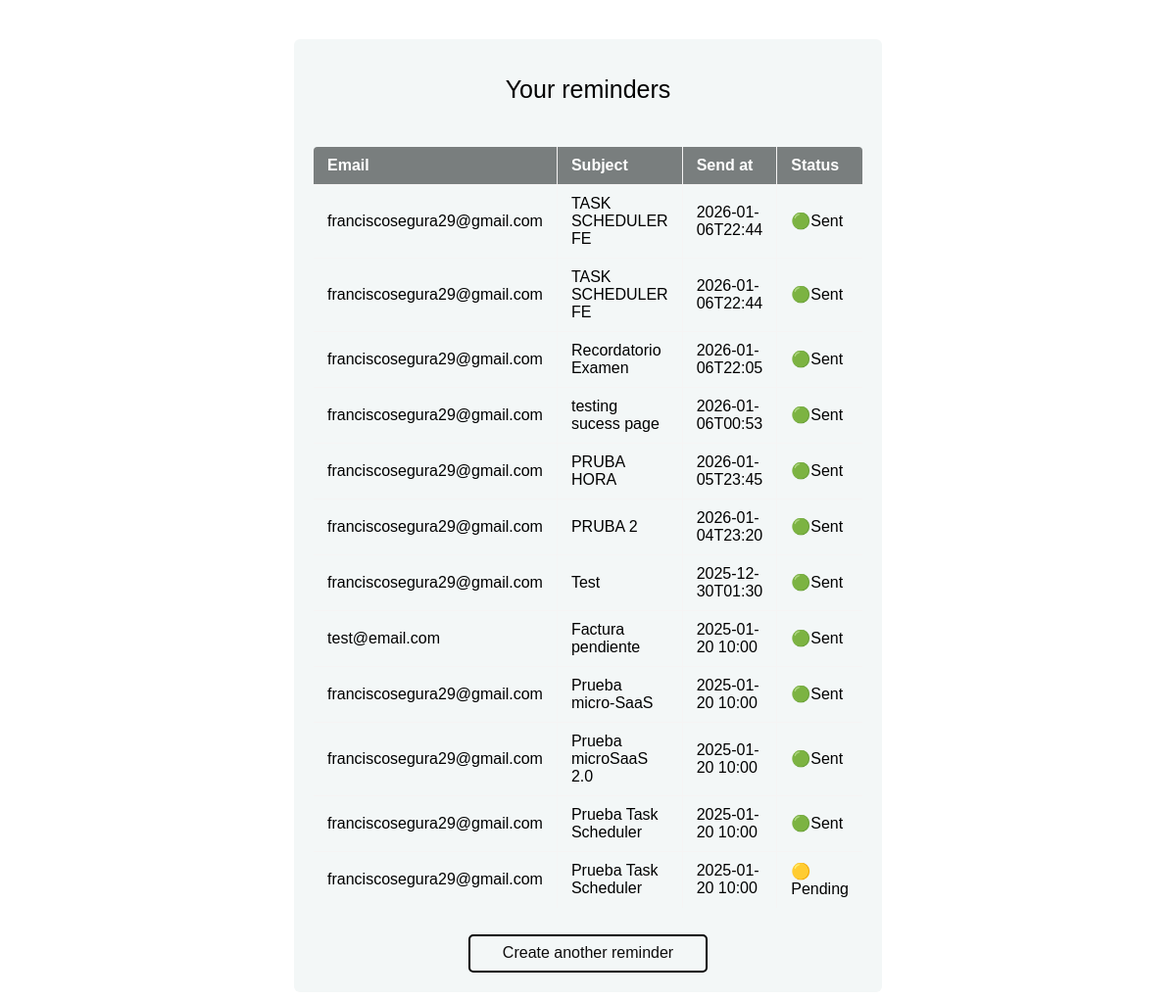
The app's page /reminders, older data.
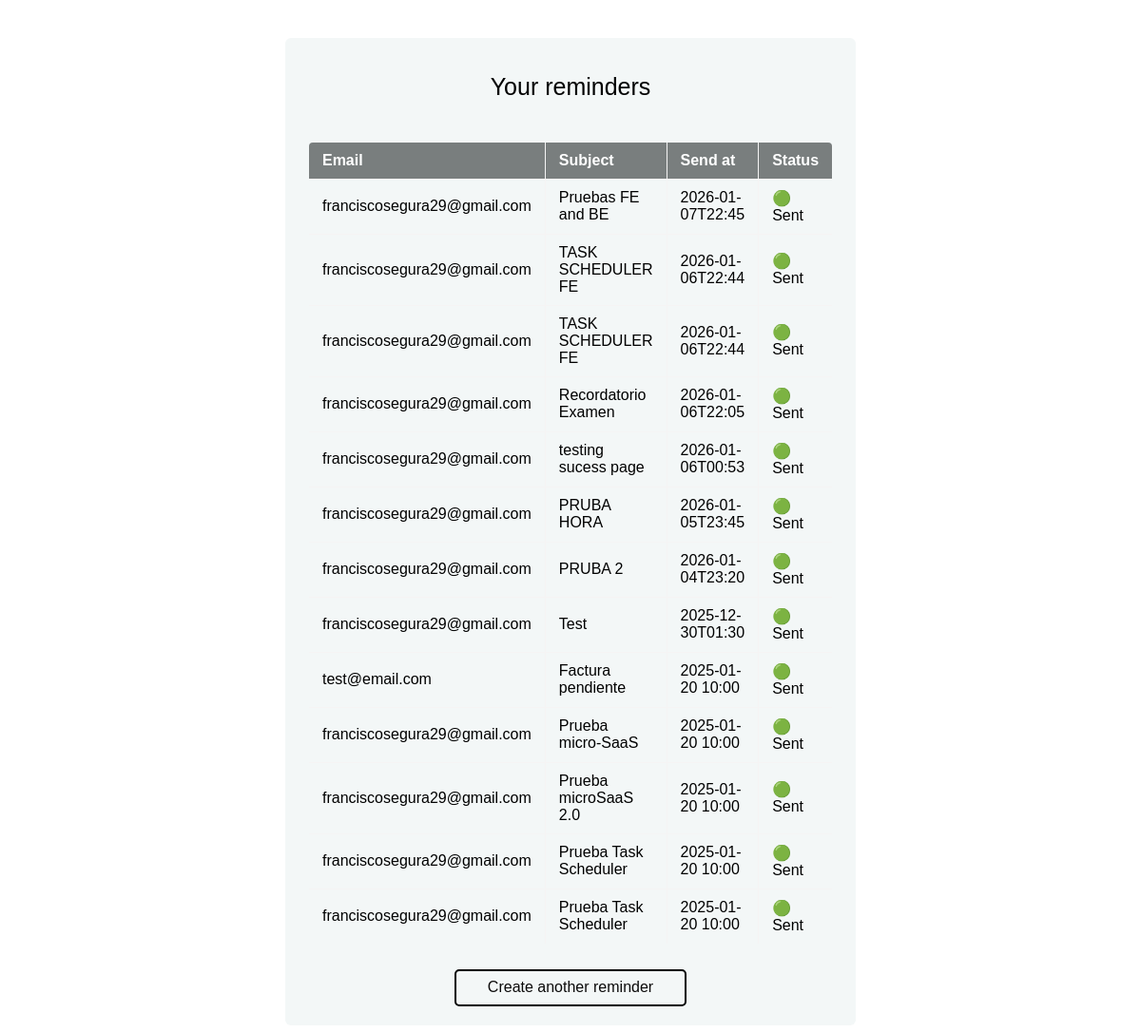
The same page, newer data.
### tables this page shows
CREATE TABLE reminders(
                            id INTEGER PRIMARY KEY AUTOINCREMENT,
                            email_to TEXT NOT NULL,
                            subject TEXT NOT NULL,
                            message TEXT NOT NULL,
                            send_at DATETIME NOT NULL,
                            sent BOOLEAN DEFAULT 0,
                            created_at DATETIME NOT NULL         
                        );

### app.py (the view)
@app.route("/reminders", methods = ["GET"])
def list_reminders():
    reminders = db_manager.get_all_reminders()
    return render_template("reminders.html", reminders= reminders)

### db.py (called while the page is built)
    def _get_connection(self):
        return sqlite3.connect(self.db_path)

    def get_all_reminders(self):
        with self._get_connection() as conn:
            cursor = conn.cursor()
            cursor.execute("""
                            SELECT email_to, subject, send_at, sent FROM reminders ORDER BY send_at DESC
                            """)
            rows = cursor.fetchall()
        return rows

### templates/reminders.html (shortened to what this page needs)
<!DOCTYPE html>
<html lang="en">
    <head>
        <link rel="stylesheet" href="{{ url_for('static', filename = 'styles.css') }}">
        <link rel="stylesheet" href="/static/styles.css">
    </head>
    <body>
        <div class="main-table-container">
            <h1>Your reminders</h1>
            <div class="table-container">
                <table border="1" cellpadding="8">
                    <thead>
                        <tr>
                            <th>Email</th>
                            <th>Subject</th>
                            <th>Send at</th>
                            <th>Status</th>
                        </tr>
                    </thead>
                    <tbody>
                        {% for row in reminders %}
                        <tr>
                            <td>{{ row[0] }}</td>
                            <td>{{ row[1] }}</td>
                            <td>{{ row[2] }}</td>
                            <td>
                                {% if row[3] == 1 %}
                                    🟢Sent
                                {% else %}
                                    🟡Pending
                                {% endif %}
                            </td>
                        </tr>
                        {% endfor %}
                    </tbody>
                </table>
            </div>
            <a href="{{ url_for('home') }}">Create another reminder</a>
        </div>
    </body>
</html>

Row changes from the older to the newer data that the page shows:
added reminders: email_to "franciscosegura29@gmail.com", subject "Pruebas FE and BE", send_at "2026-01-07T22:45", sent "🟢Sent"
changed reminders (number 13 of 13 on the later page): sent "🟡Pending" → "🟢Sent"
